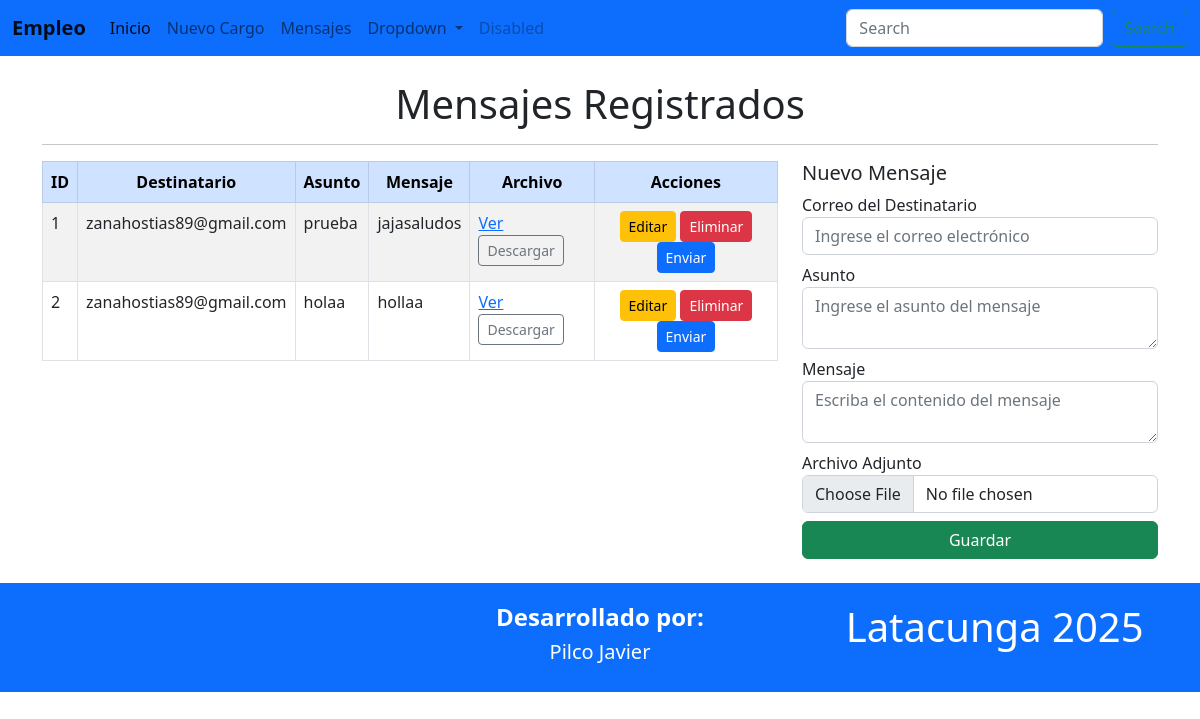
Before: /listarMensajes/ with the older database file.
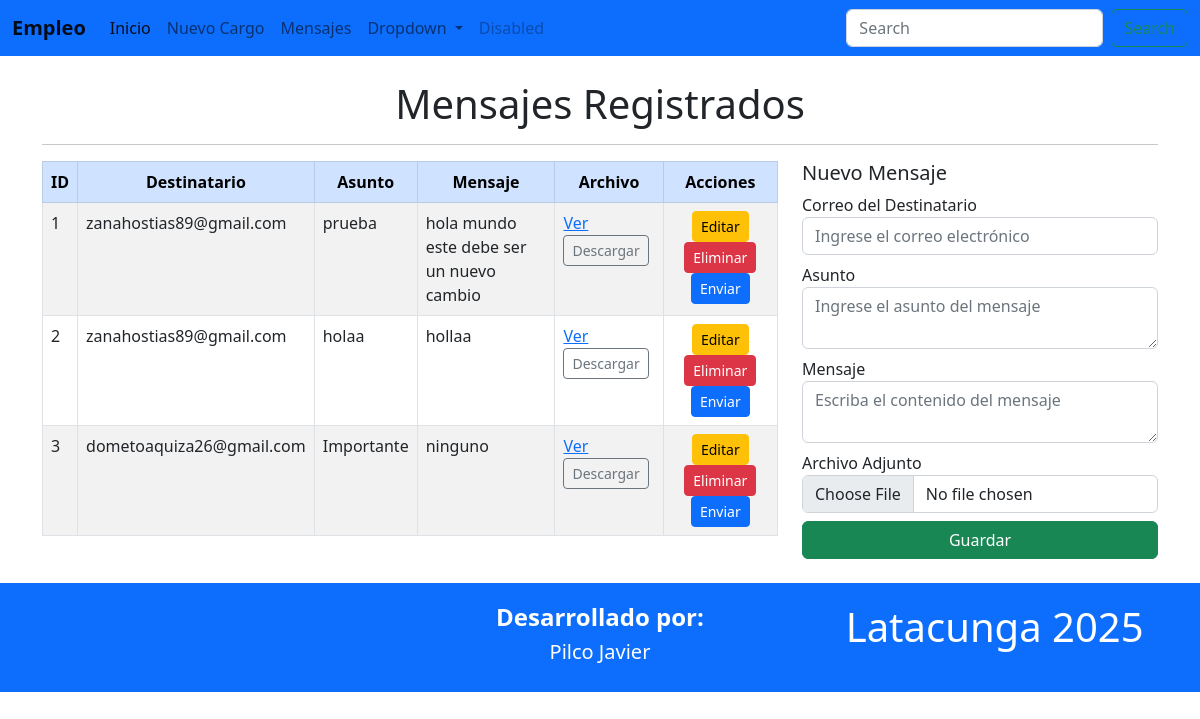
After: the same page with the newer database file.
### Aplicaciones/Empresas/models.py (models this page shows)
class Mensaje(models.Model):
    id = models.AutoField(primary_key=True)
    destinatario = models.EmailField()
    asunto = models.TextField(max_length=250)
    mensaje = models.TextField(max_length=250)
    archivo = models.FileField(upload_to='archivos_adjuntos/', null=True, blank=True)

### Aplicaciones/Empresas/views.py (the view)
# urls.py: path('listarMensajes/', views.listarMensajes),
def listarMensajes(request):
    mensajes = Mensaje.objects.all()
    return render(request, "listarMensajes.html", {'mensajes': mensajes})

### Aplicaciones/Empresas/templates/listarMensajes.html (shortened to what this page needs)
{% extends './plantilla.html' %}
{% block contenido %}
<br>
<h1 class="text-center">Mensajes Registrados</h1>
<hr>
<div class="row">
    <div class="col-md-8">
        <table class="table table-bordered table-striped" id="tbl_mensajes">
            <thead class="table-primary text-center">
                <tr>
                    <th>ID</th>
                    <th>Destinatario</th>
                    <th>Asunto</th>
                    <th>Mensaje</th>
                    <th>Archivo</th>
                    <th>Acciones</th>
                </tr>
            </thead>
            <tbody>
                {% for mensaje in mensajes %}
                <tr>
                    <td>{{ mensaje.id }}</td>
                    <td>{{ mensaje.destinatario }}</td>
                    <td>{{ mensaje.asunto }}</td>
                    <td>{{ mensaje.mensaje|linebreaksbr }}</td>
                    <td>
                        {% if mensaje.archivo %}
                            <a href="{{ mensaje.archivo.url }}" target="_blank">Ver</a>
                            <a href="{{ mensaje.archivo.url }}" download class="btn btn-sm btn-outline-secondary">Descargar</a>
                        {% else %}
                            -
                        {% endif %}
                    </td>
                    <td class="text-center">
                        <a href="/editarMensaje/{{ mensaje.id }}/" class="btn btn-sm btn-warning">Editar</a>
                        <a href="#" data-id="{{ mensaje.id }}" class="btn btn-sm btn-danger btnEliminar">Eliminar</a>
                        <a href="/enviarMensaje/{{ mensaje.id }}/" class="btn btn-sm btn-primary">Enviar</a>
                    </td>
                </tr>
                {% empty %}
                <tr>
                    <td colspan="6" class="text-center">No hay mensajes registrados</td>
                </tr>
                {% endfor %}
            </tbody>
        </table>
    </div>
    <div class="col-md-4">
        <h5>Nuevo Mensaje</h5>
        <form id="frm_nuevo_mensaje" method="post" enctype="multipart/form-data" action="/guardarMensaje/">
            <div class="mb-2">
                <label>Correo del Destinatario</label>
                <input placeholder="Ingrese el correo electrónico" type="email" name="destinatario" id="destinatario" class="form-control" required>
            </div>
            <div class="mb-2">
                <label>Asunto</label>
                <textarea placeholder="Ingrese el asunto del mensaje" name="asunto" id="asunto" class="form-control" required></textarea>
            </div>
            <div class="mb-2">
                <label>Mensaje</label>
                <textarea placeholder="Escriba el contenido del mensaje" name="mensaje" class="form-control" id="mensaje" required></textarea>
            </div>
            <div class="mb-2">
                <label>Archivo Adjunto</label>
                <input type="file" name="archivo" id="archivo" class="form-control" type="file" accept=".pdf,.doc,.docx,.jpg,.png,.jpeg">
            </div>
            <button type="submit" class="btn btn-success w-100" >Guardar</button><br><br>
        </form>
    </div>
</div>
{% endblock %}

### Aplicaciones/Empresas/templates/plantilla.html (shortened to what this page needs)
<!DOCTYPE html>
<html lang="es">
<head>
    <link href="https://cdn.jsdelivr.net/npm/bootstrap@5.2.3/dist/css/bootstrap.min.css" rel="stylesheet">
    <link rel="stylesheet" href="https://cdnjs.cloudflare.com/ajax/libs/font-awesome/6.7.2/css/all.min.css" />
    <link rel="stylesheet" href="//cdn.datatables.net/2.3.1/css/dataTables.dataTables.min.css">
    <link rel="stylesheet" href="https://cdnjs.cloudflare.com/ajax/libs/bootstrap-fileinput/5.5.4/css/fileinput.min.css" />
</head>
<body >
    <nav class="navbar navbar-expand-lg bg-primary">
        <div class="container-fluid">
          <a class="navbar-brand" href="/"><b>Empleo</b></a>
          <div class="collapse navbar-collapse" id="navbarSupportedContent">
            <ul class="navbar-nav me-auto mb-2 mb-lg-0">
              <li class="nav-item">
                <a class="nav-link active" aria-current="page" href="/">Inicio</a>
              </li>
              <li class="nav-item">
                <a class="nav-link" href="nuevoCargo">Nuevo Cargo</a>
              </li>
              <li class="nav-item">
                  <a class="nav-link" href="/listarMensajes/">Mensajes</a>
              </li>
              <li class="nav-item dropdown">
                <a class="nav-link dropdown-toggle" href="#" role="button" data-bs-toggle="dropdown" aria-expanded="false">
                  Dropdown
                </a>
              </li>
              <li class="nav-item">
                <a class="nav-link disabled">Disabled</a>
              </li>
            </ul>
            <form class="d-flex" role="search">
              <input class="form-control me-2" type="search" placeholder="Search" aria-label="Search">
              <button class="btn btn-outline-success" type="submit">Search</button>
            </form>
          </div>
        </div>
      </nav>
    <div class="container">
        {% block contenido %}
        {% endblock %}
    </div>
    <div class="row bg-primary" style="padding:20px;
        color:white;">
        <div class="col-md-4 text-center">
        </div>
        <div class="col-md-4 text-center">
            <h4><b>Desarrollado por:</b></h4>
            <h5>Pilco Javier</h5>
        </div>
        <div class="col-md-4 text-center">
            <h1>Latacunga 2025</h1>
        </div>
    </div>
</body>
</html>

Changed rows visible on the page:
changed Mensaje "prueba": mensaje "jajasaludos" → "hola mundo este debe ser un nuevo cambio"
added Mensaje: id "3", destinatario "dometoaquiza26@gmail.com", asunto "Importante", mensaje "ninguno"
